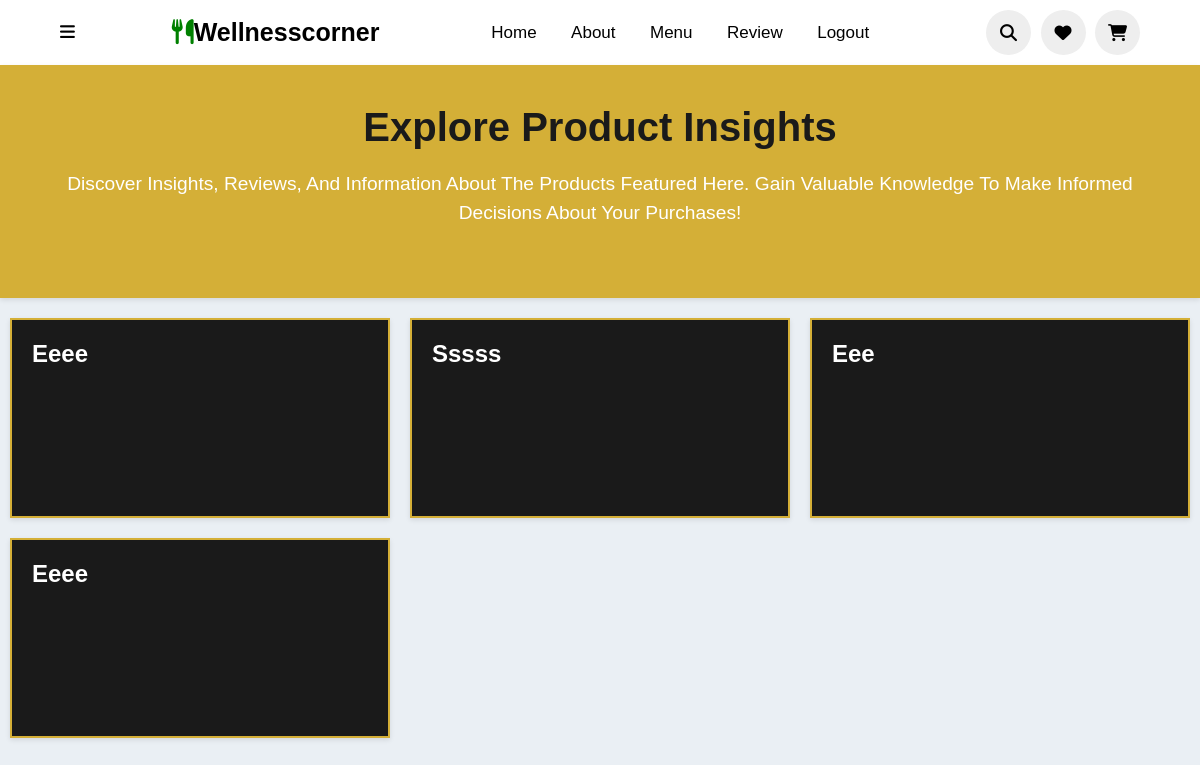
The app's page /posts/, older data.
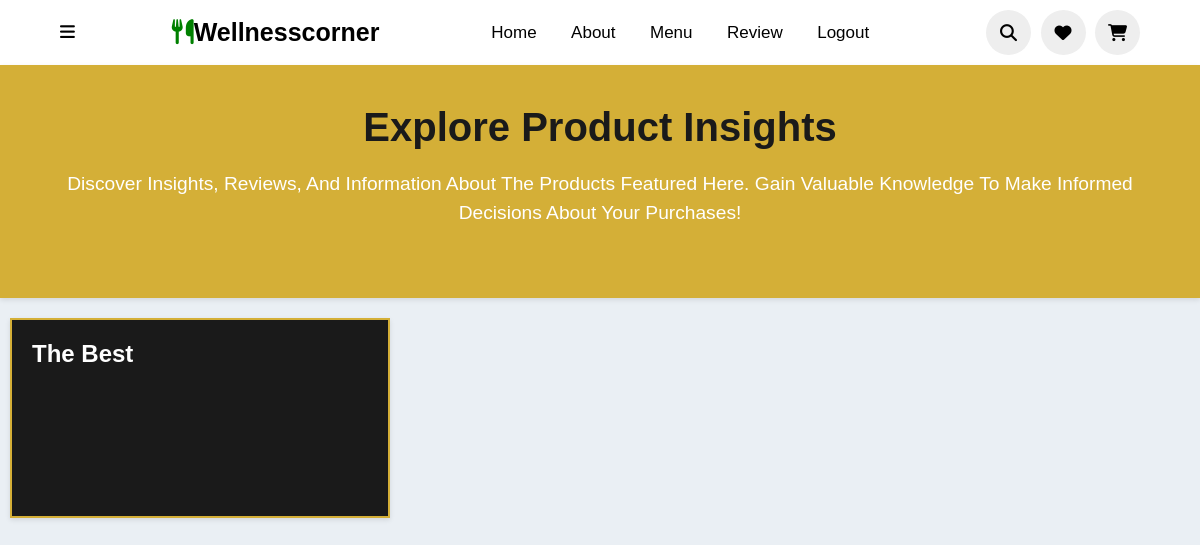
The same page, newer data.
### WellnessCorner/models.py (models this page shows, shortened)
class Post(models.Model):
    user = models.ForeignKey(settings.AUTH_USER_MODEL, on_delete=models.CASCADE, null=True, blank=True)
    PRODUCT_CHOICES = (
        ('Product', 'Product'),
        ('ApiProduct', 'API Product'),
    )
    product_type = models.CharField(max_length=20, choices=PRODUCT_CHOICES, null=True, blank=True)
    object_id = models.PositiveIntegerField(default=0)  # Default value for the ID
    product = GenericForeignKey('content_type', 'object_id')
    content_type = models.ForeignKey(ContentType, on_delete=models.CASCADE, null=True, blank=True)
    title = models.CharField(max_length=150, null=True, blank=True)
    content = models.TextField()
    product_name = models.CharField(max_length=255, null=True, blank=True)  # Field to store the name of the product or API product

### WellnessCorner/views.py (the view)
# urls.py: path('posts/', views.post_list, name='post_list'),
def post_list(request):
    posts = Post.objects.all()
    return render(request, 'post_list.html', {'posts': posts})

### templates/post_list.html (shortened to what this page needs)
<!DOCTYPE html>
<html lang="en">
<head>
</head>
<body>
    <header>
        <div class="more">
            <i class="fa-solid fa-bars" onclick="toggleBar()"></i>
        </div>
        <a href="#" class="logo"><i class="fas fa-utensils"></i>Wellnesscorner</a>
        <nav class="navbar">
            <a href="{% url 'index' %}">Home</a>
            <a href="#about">about</a>
            <a href="#menu">menu</a>
            <a href="#review">review</a>
            <a href="{% url 'logout' %}">Logout</a>
        </nav>
        <div class="icons">
            <i class="fas fa-search" id="search-icon"></i>
            <a href="#" class="fas fa-heart"></a>
            <a href="{% url 'basket_page' %}" class="fas fa-shopping-cart"></a>
        </div>
    </header>
    <div class="content-page">
        <div class="upper">
            <h2>Explore Product Insights</h2>
            <p>Discover insights, reviews, and information about the products featured here. Gain valuable knowledge to make informed decisions about your purchases!</p>
        </div>
        <div class="container">
            {% for post in posts %}
            <div class="card">
                <h2><a href="{% url 'post' post.id %}">{{ post.title }}</a></h2>
            </div>
            {% endfor %}
        </div>
    </div>
</body>
</html>

Row changes from the older to the newer data that the page shows:
removed Post: title "Eeee"
removed Post: title "Sssss"
removed Post: title "Eee"
removed Post: title "Eeee"
added Post: title "The Best"
